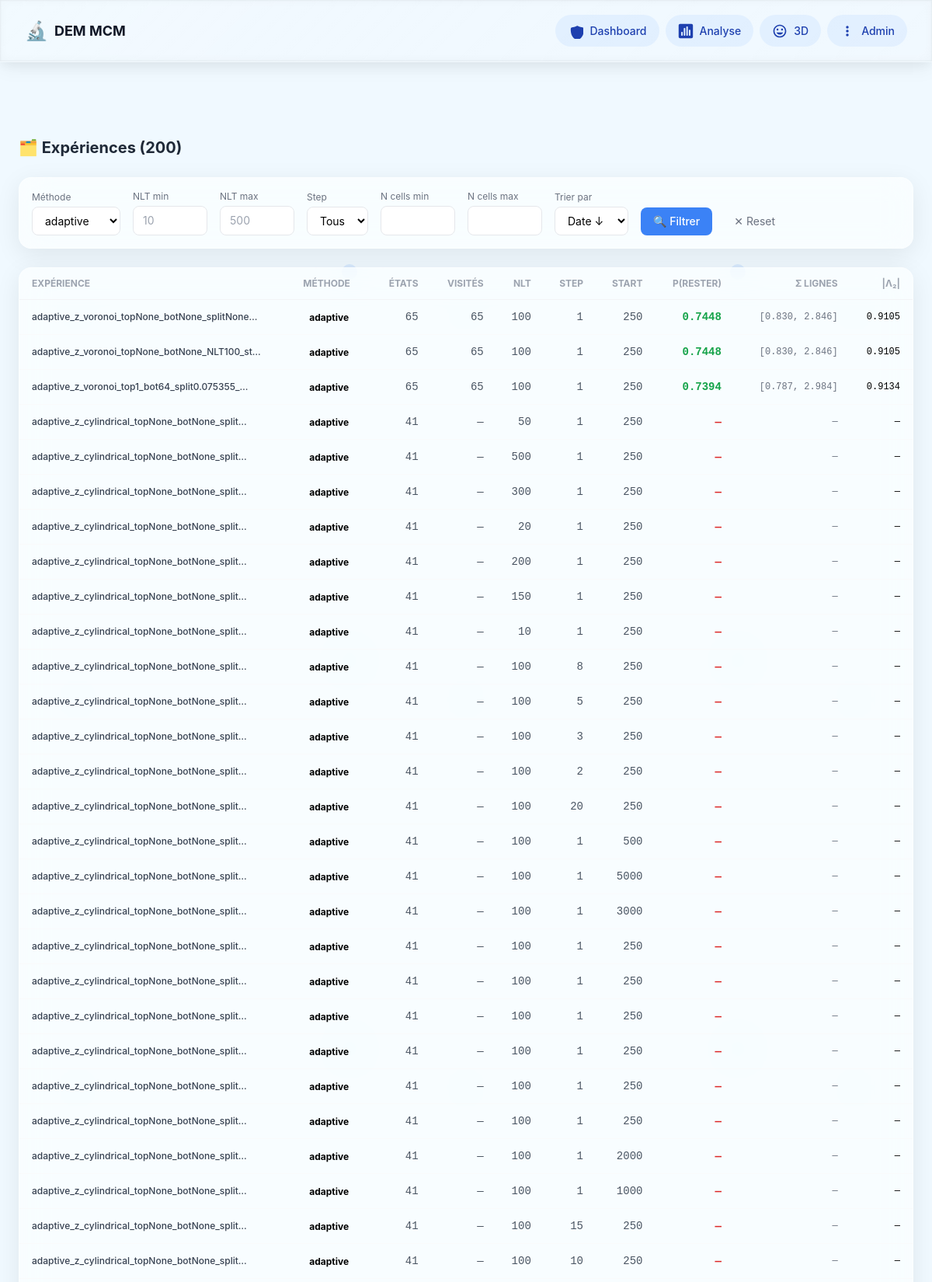
Screenshot of /experiments/?method=adaptive (upper part) with the database file from the repository.
### markov/models.py (models this page shows, shortened)
class Experiment(models.Model):
    folder_name = models.CharField(
        max_length=300, unique=True, db_index=True,
        help_text="Nom du dossier dans le bucket HF"
    )
    partition_method = models.ForeignKey(
        PartitionMethod, on_delete=models.CASCADE,
        related_name="experiments"
    )
    nlt = models.IntegerField(
        "Learning Time (NLT)",
        validators=[MinValueValidator(1)],
        help_text="Nombre de paires de snapshots pour l'apprentissage"
    )
    step_size = models.IntegerField(
        "Pas temporel (step)",
        default=1,
        validators=[MinValueValidator(1)],
        help_text="Intervalle entre deux snapshots d'une paire"
    )
    start_index = models.IntegerField(
        "Index de départ",
        default=0,
        help_text="Premier fichier DEM utilisé"
    )
    n_states = models.IntegerField("Nombre d'états", default=0)
    n_timesteps_used = models.IntegerField("Timesteps effectifs", default=0)
    created_at = models.DateTimeField(auto_now_add=True)
    bucket_path = models.CharField(max_length=500, blank=True)
    raw_config = models.JSONField(default=dict, blank=True)
    raw_stats = models.JSONField(default=dict, blank=True)
    class Meta:
        ordering = ["-created_at"]
        verbose_name = "Expérience"
        indexes = [
            models.Index(fields=["nlt"]),
            models.Index(fields=["step_size"]),
            models.Index(fields=["start_index"]),
            models.Index(fields=["n_states"]),
        ]

class PartitionMethod(models.Model):
    METHODS = [
        ("cartesian", "Cartésien"),
        ("cylindrical", "Cylindrique"),
        ("voronoi", "Voronoï (K-means)"),
        ("quantile", "Quantile (équi-pop)"),
        ("octree", "Octree adaptatif"),
        ("physics", "Physics-aware"),
        ("adaptive","Adaptive"),
        ("multizone","Multizone"),
        ("single","Single")
    ]
    name = models.CharField(max_length=50, choices=METHODS, db_index=True)
    description = models.TextField(blank=True)
    parameters = models.JSONField(
        default=dict,
        help_text="Paramètres du partitionneur (nx, ny, nz, nr, ntheta, n_cells, ...)"
    )
    label = models.CharField(max_length=200, unique=True, db_index=True)
    n_cells = models.IntegerField(default=0)
    n_cells_visited = models.IntegerField(default=0, blank=True)
    population_mean = models.FloatField(null=True, blank=True)
    population_std = models.FloatField(null=True, blank=True)
    population_cv = models.FloatField(
        null=True, blank=True,
        help_text="Coefficient de variation = std/mean (plus petit = mieux)"
    )
    created_at = models.DateTimeField(auto_now_add=True)
    class Meta:
        ordering = ["name", "n_cells"]
        verbose_name = "Méthode de partitionnement"

class TransitionMatrix(models.Model):
    experiment = models.OneToOneField(
        Experiment, on_delete=models.CASCADE,
        related_name="matrix"
    )
    diagonal_mean = models.FloatField(
        "P(rester) moyen",
        help_text="Moyenne de la diagonale de P"
    )
    diagonal_std = models.FloatField("σ diagonale", default=0)
    diagonal_min = models.FloatField("Min diagonale", default=0)
    diagonal_max = models.FloatField("Max diagonale", default=0)
    row_sum_min = models.FloatField("Min Σ lignes", default=0)
    row_sum_max = models.FloatField("Max Σ lignes", default=0)
    row_sum_mean = models.FloatField("Moy Σ lignes", default=0)
    row_sum_std = models.FloatField("σ Σ lignes", default=0)
    col_sum_min = models.FloatField("Min Σ colonnes", default=0)
    col_sum_max = models.FloatField("Max Σ colonnes", default=0)
    col_sum_mean = models.FloatField("Moy Σ colonnes", default=0)
    n_states_visited = models.IntegerField("États visités", default=0)
    n_states_empty = models.IntegerField("États vides", default=0)
    fraction_visited = models.FloatField("Fraction visitée", default=0)
    eigenvalue_2 = models.FloatField(
        "|λ₂|", null=True, blank=True,
        help_text="2ème plus grande valeur propre (vitesse de mélange)"
    )
    spectral_gap = models.FloatField(
        "Gap spectral", null=True, blank=True,
        help_text="1 - |λ₂| (plus grand = mélange plus rapide)"
    )
    matrix_bucket_path = models.CharField(
        max_length=500,
        help_text="Chemin vers transition_matrix.npy dans le bucket"
    )
    class Meta:
        verbose_name = "Matrice de transition"

### markov/views.py (the view)
# urls.py: path("experiments/", views.experiment_list, name="experiment_list"),
def experiment_list(request):
    qs = Experiment.objects.select_related("partition_method", "matrix")
    method = request.GET.get("method")
    nlt_min = request.GET.get("nlt_min")
    nlt_max = request.GET.get("nlt_max")
    step = request.GET.get("step")
    start = request.GET.get("start")
    n_cells_min = request.GET.get("n_cells_min")
    n_cells_max = request.GET.get("n_cells_max")
    sort_by = request.GET.get("sort", "-created_at")
    if method:
        qs = qs.filter(partition_method__name=method)
    if nlt_min:
        qs = qs.filter(nlt__gte=int(nlt_min))
    if nlt_max:
        qs = qs.filter(nlt__lte=int(nlt_max))
    if step:
        qs = qs.filter(step_size=int(step))
    if start:
        qs = qs.filter(start_index=int(start))
    if n_cells_min:
        qs = qs.filter(n_states__gte=int(n_cells_min))
    if n_cells_max:
        qs = qs.filter(n_states__lte=int(n_cells_max))
    qs = qs.order_by(sort_by)
    available_methods = sorted(
        set(PartitionMethod.objects.values_list("name", flat=True))
    )
    available_nlts = sorted(set(Experiment.objects.values_list("nlt", flat=True)))
    available_steps = sorted(
        set(Experiment.objects.values_list("step_size", flat=True))
    )
    template = "markov/experiment_list.html"
    if getattr(request, "htmx", False):
        template = "markov/partials/experiment_table.html"
    return render(
        request,
        template,
        {
            "experiments": qs,
            "available_methods": available_methods,
            "available_nlts": available_nlts,
            "available_steps": available_steps,
            "current_filters": request.GET.dict(),
            "total_count": qs.count(),
        },
    )

### markov/templates/markov/experiment_list.html (shortened to what this page needs)
{% extends "markov/base.html" %}
{% block content %}
<div class="fade-in">
    <div class="flex items-center justify-between mb-6">
        <h2 class="text-xl font-bold text-gray-800">🗂️ Expériences ({{ total_count }})</h2>
    </div>
    <div class="glass-card p-4 mb-6">
        <form method="get" class="flex flex-wrap gap-4 items-end">
            <div>
                <label class="text-xs text-gray-500 block mb-1">Méthode</label>
                <select name="method" class="border rounded-lg px-3 py-2 text-sm bg-white">
                    {% for m in available_methods %}
                    <option value="{{ m }}" {% if current_filters.method == m %}selected{% endif %}>
                        {{ m }}
                    </option>
                    {% endfor %}
                </select>
            </div>
            <div>
                <label class="text-xs text-gray-500 block mb-1">NLT min</label>
                <input type="number" name="nlt_min" value="{{ current_filters.nlt_min|default:'' }}"
                       class="border rounded-lg px-3 py-2 text-sm w-24 bg-white" placeholder="10">
            </div>
            <div>
                <label class="text-xs text-gray-500 block mb-1">NLT max</label>
                <input type="number" name="nlt_max" value="{{ current_filters.nlt_max|default:'' }}"
                       class="border rounded-lg px-3 py-2 text-sm w-24 bg-white" placeholder="500">
            </div>
            <div>
                <label class="text-xs text-gray-500 block mb-1">Step</label>
                <select name="step" class="border rounded-lg px-3 py-2 text-sm bg-white">
                    <option value="">Tous</option>
                </select>
            </div>
            <div>
                <label class="text-xs text-gray-500 block mb-1">N cells min</label>
                <input type="number" name="n_cells_min" value="{{ current_filters.n_cells_min|default:'' }}"
                       class="border rounded-lg px-3 py-2 text-sm w-24 bg-white">
            </div>
            <div>
                <label class="text-xs text-gray-500 block mb-1">N cells max</label>
                <input type="number" name="n_cells_max" value="{{ current_filters.n_cells_max|default:'' }}"
                       class="border rounded-lg px-3 py-2 text-sm w-24 bg-white">
            </div>
            <div>
                <label class="text-xs text-gray-500 block mb-1">Trier par</label>
                <select name="sort" class="border rounded-lg px-3 py-2 text-sm bg-white">
                    <option value="-created_at" {% if current_filters.sort == '-created_at' %}selected{% endif %}>Date ↓</option>
                </select>
            </div>
            <button type="submit"
                    class="bg-blue-500 text-white px-4 py-2 rounded-lg text-sm font-medium hover:bg-blue-600 transition">
                🔍 Filtrer
            </button>
            <a href="{% url 'markov:experiment_list' %}"
               class="text-sm text-gray-500 hover:text-red-500 px-3 py-2">
                ✕ Reset
            </a>
        </form>
    </div>
    <div class="glass-card overflow-hidden">
        <table class="w-full text-sm">
            <thead>
                <tr class="border-b border-gray-100 text-xs text-gray-400 uppercase">
                    <th class="px-4 py-3 text-left">Expérience</th>
                    <th class="px-4 py-3 text-left">Méthode</th>
                    <th class="px-4 py-3 text-right">États</th>
                    <th class="px-4 py-3 text-right">Visités</th>
                    <th class="px-4 py-3 text-right">NLT</th>
                    <th class="px-4 py-3 text-right">Step</th>
                    <th class="px-4 py-3 text-right">Start</th>
                    <th class="px-4 py-3 text-right">P(rester)</th>
                    <th class="px-4 py-3 text-right">Σ lignes</th>
                    <th class="px-4 py-3 text-right">|λ₂|</th>
                </tr>
            </thead>
            <tbody>
                {% for exp in experiments %}
                <tr class="data-row border-b border-gray-50 cursor-pointer hover:bg-blue-50/30 transition"
                    onclick="window.location='{% url 'markov:experiment_detail' exp.pk %}'">
                    <td class="px-4 py-3 font-medium text-gray-700 text-xs">
                        {{ exp.folder_name|truncatechars:45 }}
                    </td>
                    <td class="px-4 py-3">
                        <span class="px-2 py-0.5 rounded-full text-xs font-bold method-{{ exp.partition_method.name }}">
                            {{ exp.partition_method.name }}
                        </span>
                    </td>
                    <td class="px-4 py-3 text-right text-gray-600 font-mono">{{ exp.n_states }}</td>
                    <td class="px-4 py-3 text-right text-gray-600 font-mono">
                        {% if exp.matrix %}{{ exp.matrix.n_states_visited }}{% else %}—{% endif %}
                    </td>
                    <td class="px-4 py-3 text-right text-gray-600 font-mono">{{ exp.nlt }}</td>
                    <td class="px-4 py-3 text-right text-gray-600 font-mono">{{ exp.step_size }}</td>
                    <td class="px-4 py-3 text-right text-gray-600 font-mono">{{ exp.start_index }}</td>
                    <td class="px-4 py-3 text-right font-mono font-bold
                        {% if exp.matrix.diagonal_mean > 0.5 %}text-green-600
                        {% elif exp.matrix.diagonal_mean > 0.1 %}text-yellow-600
                        {% else %}text-red-600{% endif %}">
                        {% if exp.matrix %}{{ exp.matrix.diagonal_mean|floatformat:4 }}{% else %}—{% endif %}
                    </td>
                    <td class="px-4 py-3 text-right font-mono text-xs text-gray-500">
                        {% if exp.matrix %}
                            [{{ exp.matrix.row_sum_min|floatformat:3 }}, {{ exp.matrix.row_sum_max|floatformat:3 }}]
                        {% else %}—{% endif %}
                    </td>
                    <td class="px-4 py-3 text-right font-mono text-xs">
                        {% if exp.matrix.eigenvalue_2 %}
                            {{ exp.matrix.eigenvalue_2|floatformat:4 }}
                        {% else %}—{% endif %}
                    </td>
                </tr>
                {% empty %}
                <tr>
                    <td colspan="10" class="px-4 py-8 text-center text-gray-400">
                        Aucune expérience trouvée
                    </td>
                </tr>
                {% endfor %}
            </tbody>
        </table>
    </div>
</div>
{% endblock %}

### markov/static/markov/css/glass-nav.css (style rules this page uses)
:root { --nav-width: 100%; --nav-height: 80px; --nav-radius: 0px; --nav-frost: 0.08; --nav-saturation: 1.2; }
.glass-card { background: rgba(255, 255, 255, 0.65); backdrop-filter: blur(20px) saturate(180%); -webkit-backdrop-filter: blur(20px) saturate(180%); border: 1px solid rgba(255, 255, 255, 0.3); border-radius: 16px; box-shadow: 0 8px 32px rgba(0, 0, 0, 0.08); transition: all 0.3s ease; }

### markov/static/markov/css/glass-effects.css (style rules this page uses)
:root { --glass-bg: rgba(255, 255, 255, 0.7); --glass-bg-dark: rgba(20, 20, 20, 0.5); --glass-border: rgba(255, 255, 255, 0.2); --glass-border-dark: rgba(255, 255, 255, 0.1); --glass-shadow: 0 8px 32px rgba(31, 38, 135, 0.1); --glass-shadow-dark: 0 8px 32px rgba(0, 0, 0, 0.3); --accent-color: #3b82f6; --accent-hover: #2563eb; }
.glass-card { background: var(--glass-bg); backdrop-filter: blur(20px) saturate(180%); -webkit-backdrop-filter: blur(20px) saturate(180%); border: 1px solid var(--glass-border); border-radius: 16px; box-shadow: var(--glass-shadow); transition: all 0.3s cubic-bezier(0.175, 0.885, 0.32, 2.2); overflow: hidden; }

### markov/static/markov/css/liquid-glass-cards.css (style rules this page uses)
:root { --liquid-glass-bg: light-dark( hsl(0 0% 100% / 0.08), hsl(0 0% 100% / 0.04) ); --liquid-glass-border: light-dark( hsl(0 0% 100% / 0.25), hsl(0 0% 100% / 0.1) ); --liquid-glass-shadow-1: rgba(255, 255, 255, 0.192); --liquid-glass-shadow-2: rgba(255, 255, 255, 0.274); --liquid-glass-shadow-3: rgba(0, 0, 0, 0.164); --liquid-glass-glow: light-dark( rgba(99, 102, 241, 0.15), rgba(99, 102, 241, 0.25) ); --liquid-glass-speed: 0.5s; }

### markov/templates/markov/base.html (style rules this page uses)
body { margin: 0; padding: 0; font-family: -apple-system, BlinkMacSystemFont, 'Segoe UI', sans-serif; background-size: 500px; background-attachment: fixed; }
.glass-card { background: rgba(255, 255, 255, 0.65); backdrop-filter: blur(20px) saturate(180%); -webkit-backdrop-filter: blur(20px) saturate(180%); border: 1px solid rgba(255, 255, 255, 0.3); border-radius: 16px; box-shadow: 0 8px 32px rgba(0, 0, 0, 0.08); transition: all 0.3s ease; }
.fade-in { animation: fadeIn 0.3s ease-in; }

### rows the page displays
Experiment: folder_name "adaptive_z_voronoi_topNone_botNone_splitNone…", partition_method.name "adaptive", n_states "65", matrix.n_states_visited "65", nlt "100", step_size "1", start_index "250", matrix.diagonal_mean "0.7448", matrix.row_sum_min "0.830", matrix.row_sum_max "2.846", matrix.eigenvalue_2 "0.9105"
Experiment: folder_name "adaptive_z_voronoi_topNone_botNone_NLT100_st…", partition_method.name "adaptive", n_states "65", matrix.n_states_visited "65", nlt "100", step_size "1", start_index "250", matrix.diagonal_mean "0.7448", matrix.row_sum_min "0.830", matrix.row_sum_max "2.846", matrix.eigenvalue_2 "0.9105"
Experiment: folder_name "adaptive_z_voronoi_top1_bot64_split0.075355_…", partition_method.name "adaptive", n_states "65", matrix.n_states_visited "65", nlt "100", step_size "1", start_index "250", matrix.diagonal_mean "0.7394", matrix.row_sum_min "0.787", matrix.row_sum_max "2.984", matrix.eigenvalue_2 "0.9134"
Experiment: folder_name "adaptive_z_cylindrical_topNone_botNone_split…", partition_method.name "adaptive", n_states "41", nlt "50", step_size "1", start_index "250"
Experiment: folder_name "adaptive_z_cylindrical_topNone_botNone_split…", partition_method.name "adaptive", n_states "41", nlt "500", step_size "1", start_index "250"
Experiment: folder_name "adaptive_z_cylindrical_topNone_botNone_split…", partition_method.name "adaptive", n_states "41", nlt "300", step_size "1", start_index "250"
Experiment: folder_name "adaptive_z_cylindrical_topNone_botNone_split…", partition_method.name "adaptive", n_states "41", nlt "20", step_size "1", start_index "250"
Experiment: folder_name "adaptive_z_cylindrical_topNone_botNone_split…", partition_method.name "adaptive", n_states "41", nlt "200", step_size "1", start_index "250"
Experiment: folder_name "adaptive_z_cylindrical_topNone_botNone_split…", partition_method.name "adaptive", n_states "41", nlt "150", step_size "1", start_index "250"
Experiment: folder_name "adaptive_z_cylindrical_topNone_botNone_split…", partition_method.name "adaptive", n_states "41", nlt "10", step_size "1", start_index "250"
Experiment: folder_name "adaptive_z_cylindrical_topNone_botNone_split…", partition_method.name "adaptive", n_states "41", nlt "100", step_size "8", start_index "250"
Experiment: folder_name "adaptive_z_cylindrical_topNone_botNone_split…", partition_method.name "adaptive", n_states "41", nlt "100", step_size "5", start_index "250"
Experiment: folder_name "adaptive_z_cylindrical_topNone_botNone_split…", partition_method.name "adaptive", n_states "41", nlt "100", step_size "3", start_index "250"
Experiment: folder_name "adaptive_z_cylindrical_topNone_botNone_split…", partition_method.name "adaptive", n_states "41", nlt "100", step_size "2", start_index "250"
Experiment: folder_name "adaptive_z_cylindrical_topNone_botNone_split…", partition_method.name "adaptive", n_states "41", nlt "100", step_size "20", start_index "250"
Experiment: folder_name "adaptive_z_cylindrical_topNone_botNone_split…", partition_method.name "adaptive", n_states "41", nlt "100", step_size "1", start_index "500"
Experiment: folder_name "adaptive_z_cylindrical_topNone_botNone_split…", partition_method.name "adaptive", n_states "41", nlt "100", step_size "1", start_index "5000"
Experiment: folder_name "adaptive_z_cylindrical_topNone_botNone_split…", partition_method.name "adaptive", n_states "41", nlt "100", step_size "1", start_index "3000"
Experiment: folder_name "adaptive_z_cylindrical_topNone_botNone_split…", partition_method.name "adaptive", n_states "41", nlt "100", step_size "1", start_index "250"
Experiment: folder_name "adaptive_z_cylindrical_topNone_botNone_split…", partition_method.name "adaptive", n_states "41", nlt "100", step_size "1", start_index "250"
Experiment: folder_name "adaptive_z_cylindrical_topNone_botNone_split…", partition_method.name "adaptive", n_states "41", nlt "100", step_size "1", start_index "250"
Experiment: folder_name "adaptive_z_cylindrical_topNone_botNone_split…", partition_method.name "adaptive", n_states "41", nlt "100", step_size "1", start_index "250"
Experiment: folder_name "adaptive_z_cylindrical_topNone_botNone_split…", partition_method.name "adaptive", n_states "41", nlt "100", step_size "1", start_index "250"
Experiment: folder_name "adaptive_z_cylindrical_topNone_botNone_split…", partition_method.name "adaptive", n_states "41", nlt "100", step_size "1", start_index "250"
Experiment: folder_name "adaptive_z_cylindrical_topNone_botNone_split…", partition_method.name "adaptive", n_states "41", nlt "100", step_size "1", start_index "2000"
Experiment: folder_name "adaptive_z_cylindrical_topNone_botNone_split…", partition_method.name "adaptive", n_states "41", nlt "100", step_size "1", start_index "1000"
Experiment: folder_name "adaptive_z_cylindrical_topNone_botNone_split…", partition_method.name "adaptive", n_states "41", nlt "100", step_size "15", start_index "250"
Experiment: folder_name "adaptive_z_cylindrical_topNone_botNone_split…", partition_method.name "adaptive", n_states "41", nlt "100", step_size "10", start_index "250"

### other values shown
{{ total_count }} "200"
form field method "adaptive"
